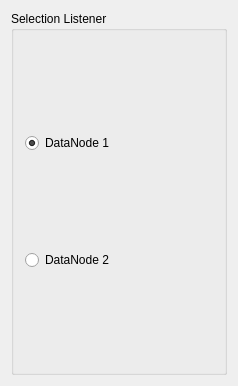
<?xml version="1.0" encoding="UTF-8"?>
<ui version="4.0">
 <class>ListenerViewMitkControls</class>
 <widget class="QWidget" name="ListenerViewMitkControls">
  <property name="enabled">
   <bool>true</bool>
  </property>
  <property name="geometry">
   <rect>
    <x>0</x>
    <y>0</y>
    <width>238</width>
    <height>386</height>
   </rect>
  </property>
  <property name="minimumSize">
   <size>
    <width>0</width>
    <height>0</height>
   </size>
  </property>
  <property name="windowTitle">
   <string>QmitkTemplate</string>
  </property>
  <layout class="QVBoxLayout" name="verticalLayout">
   <item>
    <layout class="QVBoxLayout" name="verticalLayout_3">
     <item>
      <widget class="QGroupBox" name="groupBox">
       <property name="title">
        <string>Selection Listener</string>
       </property>
       <layout class="QVBoxLayout" name="verticalLayout_2">
        <item>
         <widget class="QRadioButton" name="radioButton">
          <property name="text">
           <string>DataNode 1</string>
          </property>
          <property name="checked">
           <bool>true</bool>
          </property>
         </widget>
        </item>
        <item>
         <widget class="QRadioButton" name="radioButton_2">
          <property name="text">
           <string>DataNode 2</string>
          </property>
         </widget>
        </item>
       </layout>
      </widget>
     </item>
    </layout>
   </item>
  </layout>
 </widget>
 <layoutdefault spacing="6" margin="11"/>
 <resources/>
 <connections/>
</ui>
